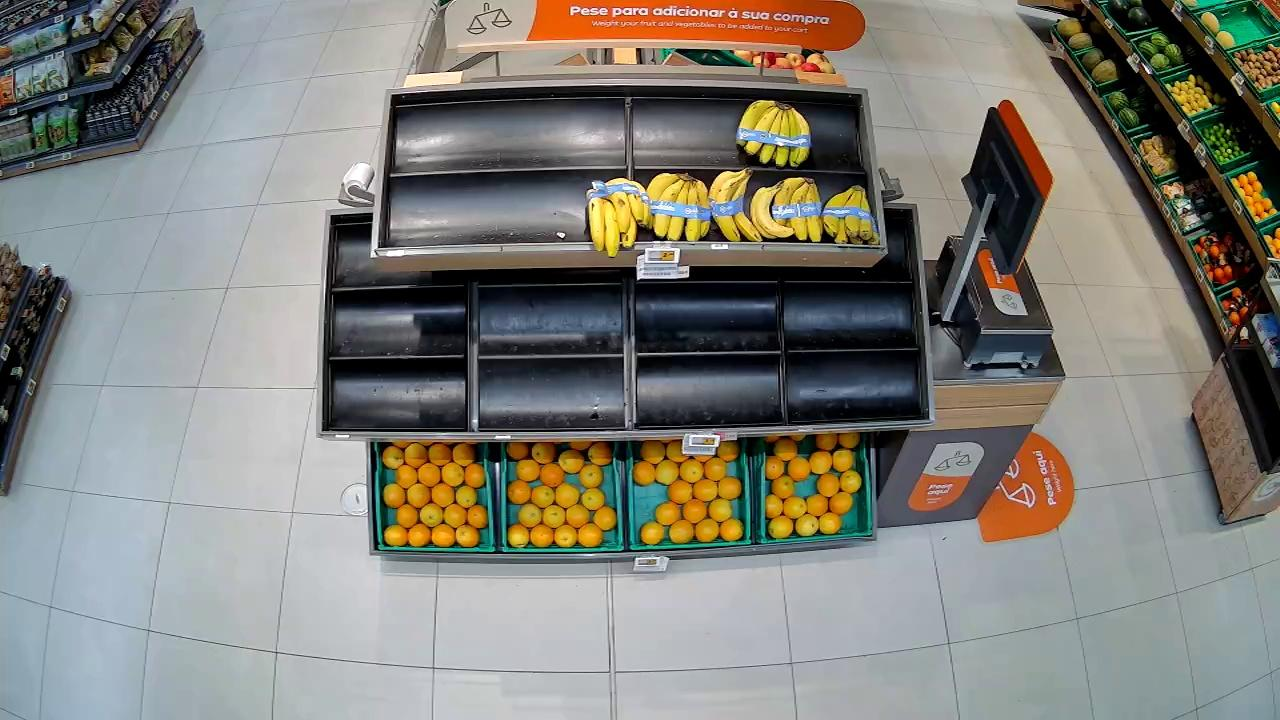
#> input picture data/cameras/6215/1751001268.jpg, 1280 x 720 px
$ python -i shelf_fullness.py   (imports and definitions only)
#> lines starting #> are read from the running program, lines starting #| are printed output that depends on the picture; after the words box and inside, x2 and y2 are one past the last pixel; in counts of white or black regions, pixels touching at a corner belong together
#> further down, picture is the input picture: shape (720, 1280, 3); mean B, G, R 121.4, 128.5, 129.7
"""
Shelf fullness for a layout like:
    data\areas\6386\1751017235\6386_1.jpg
    data\areas\6386\1751017900\6386_1.jpg
    data\areas\6385\1751016383\6385_1.jpg
Each timestamp folder holds one <area>_1.jpg. Every area is scored on its own.

Usage:
    python shelf_fullness.py                 # all areas under data\areas
    python shelf_fullness.py 6385 6386       # only these areas
"""
import csv
import datetime as dt
import glob
import os
import sys

import cv2
import numpy as np

# ---------------- settings ----------------
DATA_ROOT = os.path.join("data", "areas")
IMAGE_SUFFIX = "_1.jpg"              # file is <area><suffix>, e.g. 6386_1.jpg
OUT_DIR = "fullness_out"

# Optional: a known 100%-full image per area, e.g. {"6386": r"data\areas\6386\1751017235\6386_1.jpg"}
# Areas not listed use their fullest-looking image as the 100% reference.
REFERENCES = {}

# Shelf area as fractions of (width, height): top-left, top-right, bottom-right, bottom-left.
# Optional per-area overrides, e.g. {"6386": [(0.1, 0), (0.95, 0), (0.95, 0.9), (0.05, 0.9)]}
DEFAULT_POLY = [(0.20, 0.00), (0.98, 0.00), (0.98, 0.91), (0.06, 0.91)]
SHELF_POLYS = {}

# Apple colour (OpenCV HSV, H 0-179): red / orange / yellow
MIN_SAT = 45
MIN_VAL = 25
# ------------------------------------------


def apple_mask(im):
    H, S, V = cv2.split(cv2.cvtColor(im, cv2.COLOR_BGR2HSV))
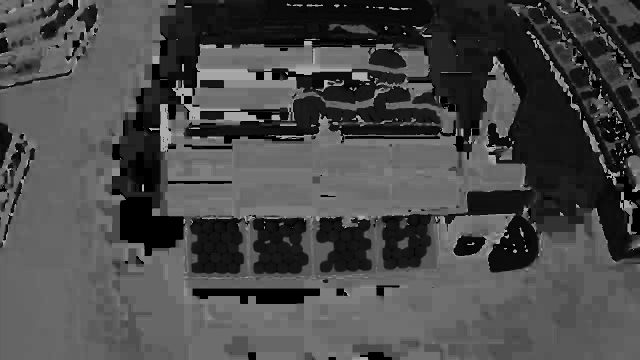
#> H: shape (720, 1280) (shown at 1/2 size); min 0, max 179, mean 73.8
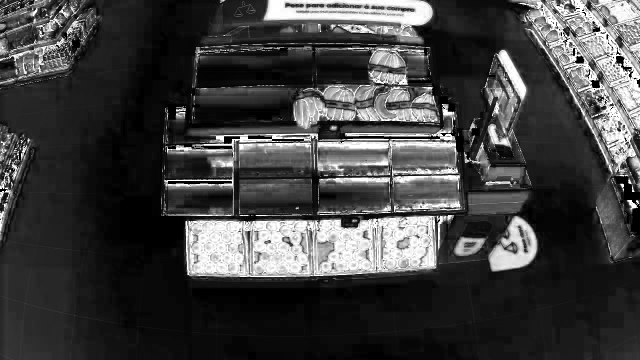
#> S: shape (720, 1280) (shown at 1/2 size); min 0, max 255, mean 64.4
    warm = (H <= 35) | (H >= 155)
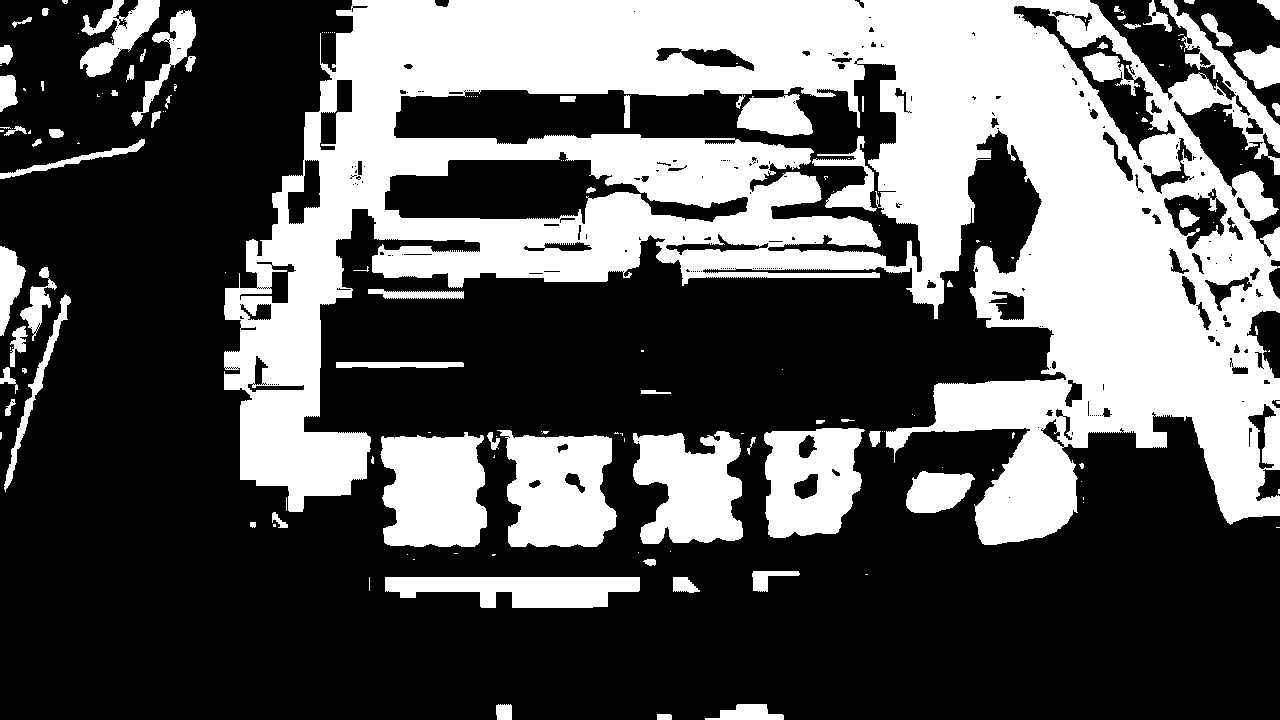
#> warm: shape (720, 1280) bool; 35.5% white; 169 white regions (99 under 20 px), largest, box (x1, y1, x2, y2) and area: (224, 0, 1280, 545) 258854, (497, 430, 617, 547) 10349, (380, 432, 487, 547) 10319
    crate = (H >= 70) & (H <= 100) & (S >= 60)           # teal crate
#> crate: shape (720, 1280) bool; 3.1% white; 803 white regions (708 under 20 px), largest, box (x1, y1, x2, y2) and area: (371, 432, 877, 554) 14094, (1182, 0, 1280, 51) 2413, (1220, 154, 1280, 208) 805
    m = (warm & (S >= MIN_SAT) & (V >= MIN_VAL) & ~crate).astype(np.uint8)
#> m: shape (720, 1280); values 0 (black) and 1 (white), 15.9% white; 542 white regions (449 under 20 px), largest, box (x1, y1, x2, y2) and area: (403, 0, 869, 89) 24014, (376, 140, 880, 276) 18520, (380, 438, 487, 547) 9917
    m = cv2.morphologyEx(m, cv2.MORPH_OPEN, np.ones((3, 3), np.uint8))
#> m: shape (720, 1280); values 0 (black) and 1 (white), 15.2% white; 127 white regions (36 under 20 px), largest, box (x1, y1, x2, y2) and area: (447, 0, 869, 89) 22355, (377, 177, 880, 274) 13399, (381, 438, 487, 547) 9898
    return cv2.morphologyEx(m, cv2.MORPH_CLOSE, np.ones((7, 7), np.uint8))
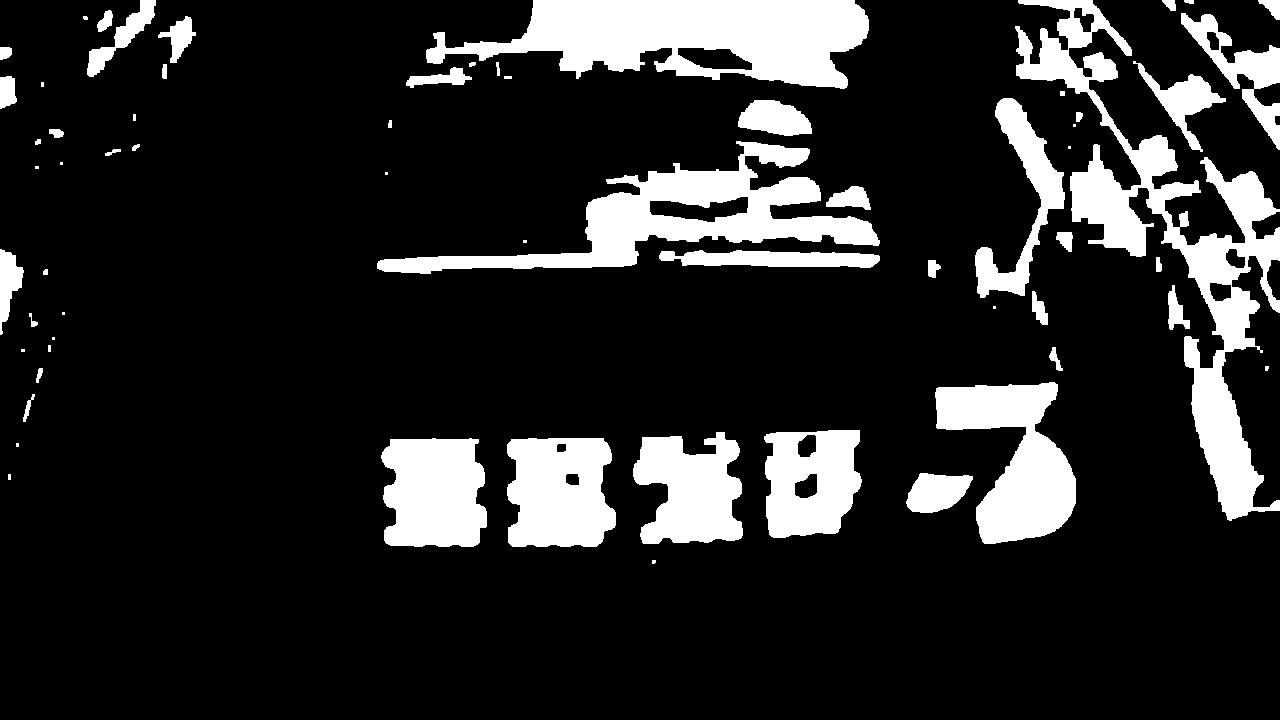
#> returned value: shape (720, 1280); values 0 (black) and 1 (white), 15.9% white; 64 white regions (16 under 20 px), largest, box (x1, y1, x2, y2) and area: (1015, 0, 1280, 521) 28217, (426, 0, 869, 89) 23752, (377, 141, 880, 274) 18733


# [71 lines left out: functions coverage, ts_label, process_area, main, not called in this run]


# [2 lines not run here, left out]

>>> import cv2
>>> picture = cv2.imread('../data/cameras/6215/1751001268.jpg')
>>> result = apple_mask(picture)

$ run again, on data/cameras/6371/1751005865.jpg
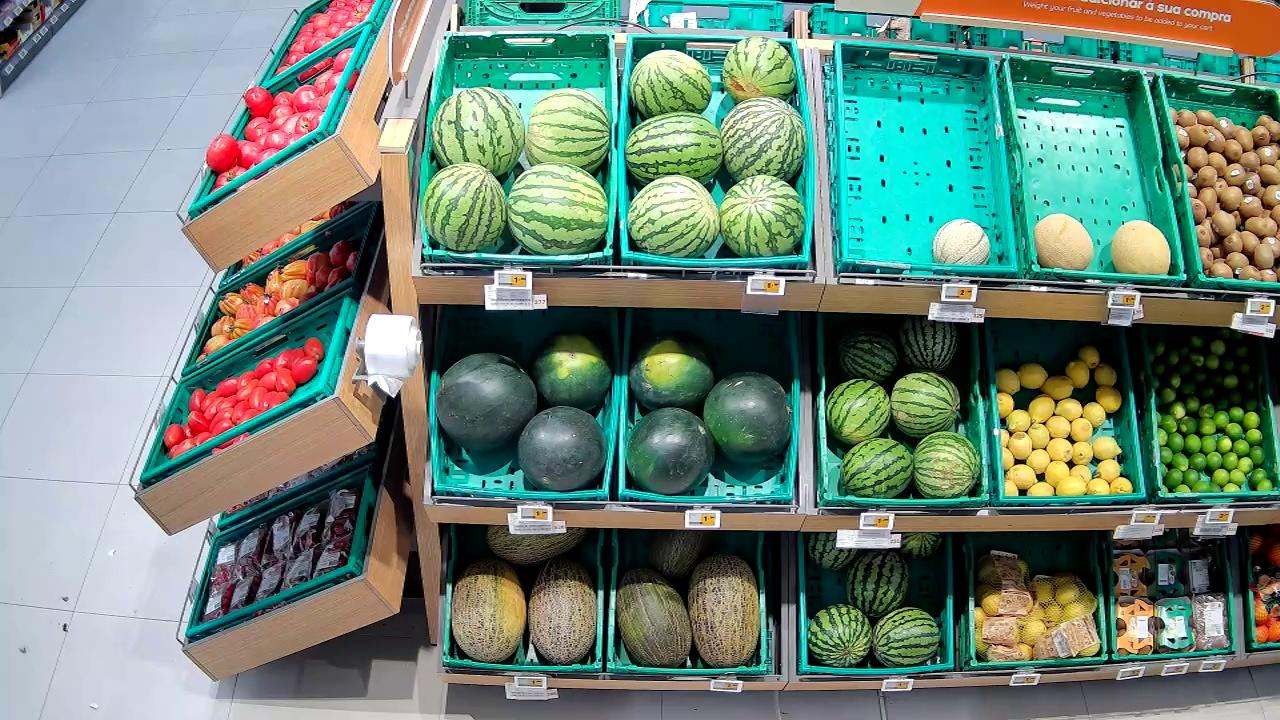
#> input picture data/cameras/6371/1751005865.jpg, 1280 x 720 px
#> picture is the input picture: shape (720, 1280, 3); mean B, G, R 120.7, 133.5, 110.4
#> in apple_mask, `warm = (H <= 35) | (H >= 155)`:
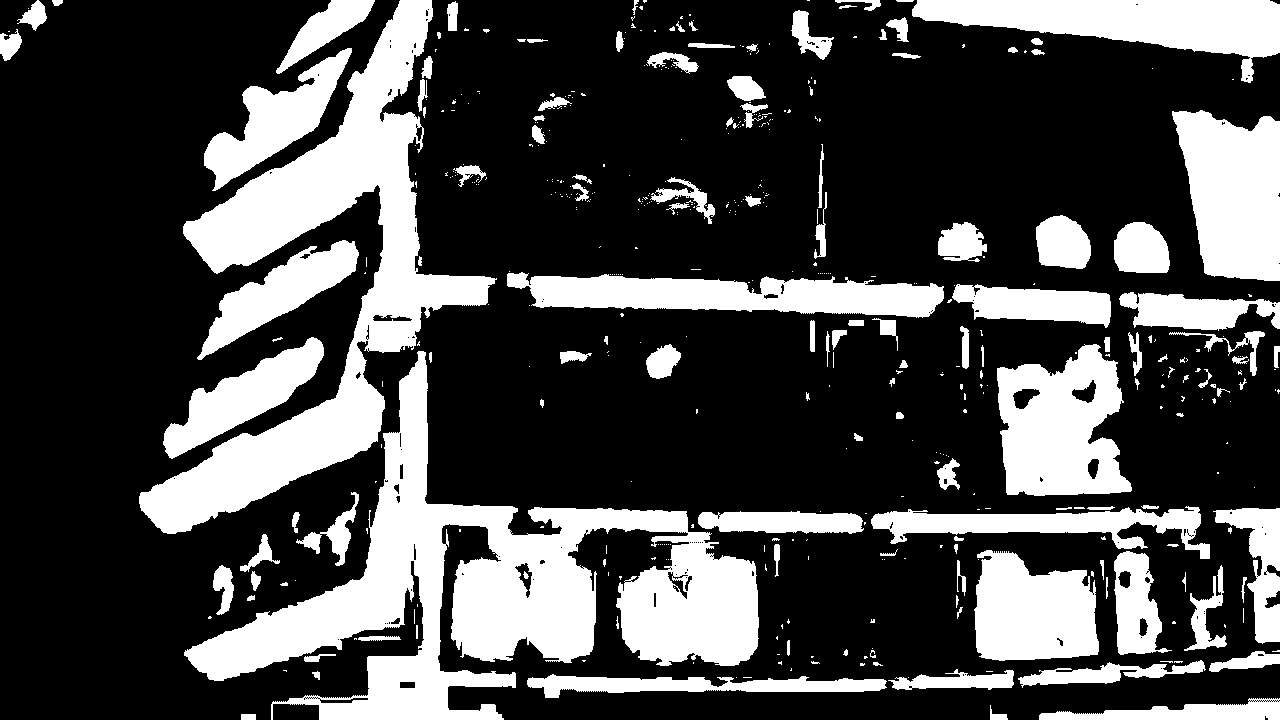
#> warm: shape (720, 1280) bool; 28.7% white; 483 white regions (344 under 20 px), largest, box (x1, y1, x2, y2) and area: (184, 351, 759, 720) 64177, (139, 0, 497, 534) 46949, (997, 344, 1132, 496) 14326
#> crate: shape (720, 1280) bool; 29.4% white; 595 white regions (524 under 20 px), largest, box (x1, y1, x2, y2) and area: (822, 16, 1280, 294) 82908, (427, 305, 802, 505) 51683, (416, 29, 817, 272) 31099
#> in apple_mask, `return cv2.morphologyEx(m, cv2.MORPH_CLOSE, np.ones((7, 7), np.uint8))`:
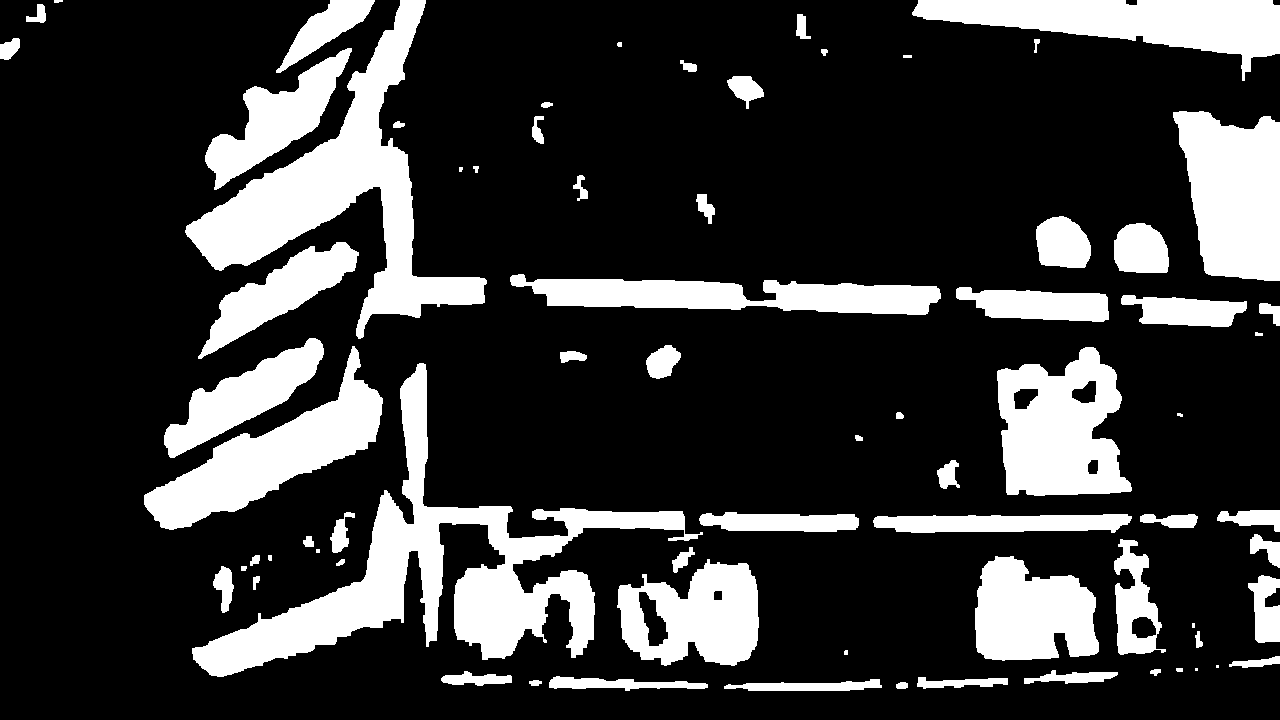
#> returned value: shape (720, 1280); values 0 (black) and 1 (white), 22% white; 74 white regions (7 under 20 px), largest, box (x1, y1, x2, y2) and area: (192, 363, 703, 677) 32382, (185, 0, 487, 339) 25462, (144, 346, 383, 530) 14152

$ run again, on data/cameras/6373/1751001172.jpg
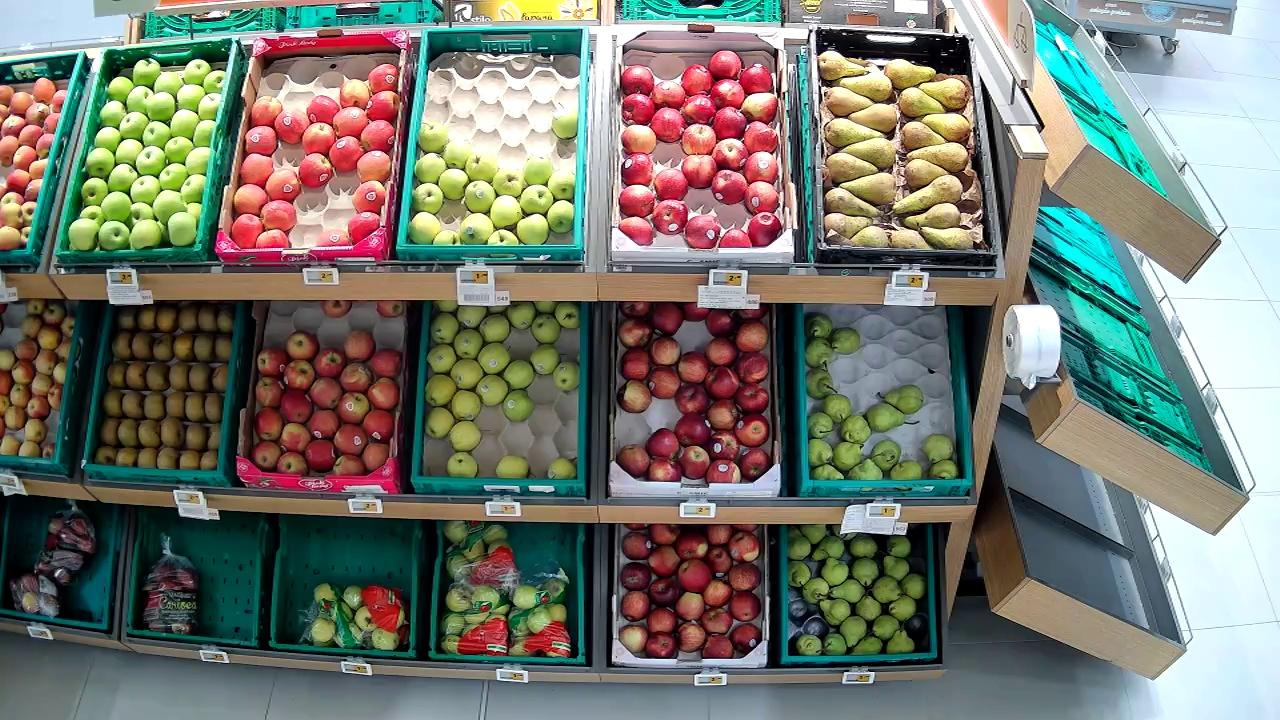
#> input picture data/cameras/6373/1751001172.jpg, 1280 x 720 px
#> picture is the input picture: shape (720, 1280, 3); mean B, G, R 111, 120.6, 117
#> in apple_mask, `warm = (H <= 35) | (H >= 155)`:
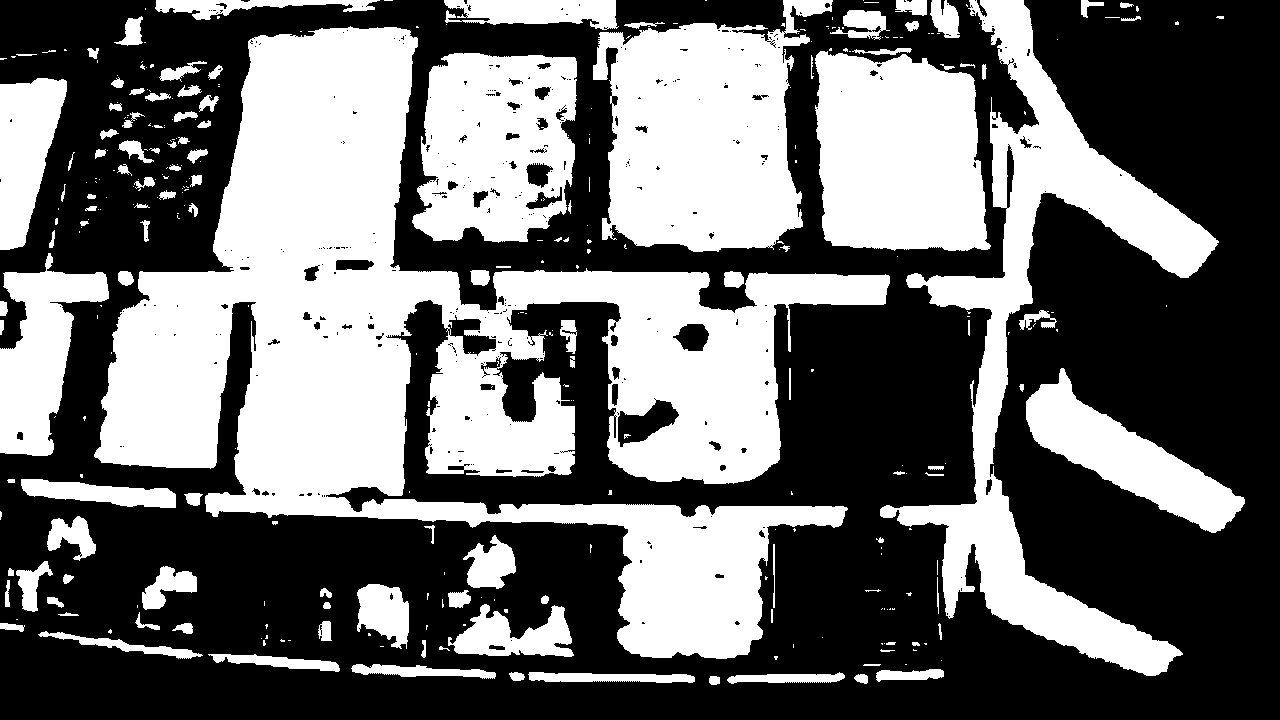
#> warm: shape (720, 1280) bool; 42.5% white; 331 white regions (207 under 20 px), largest, box (x1, y1, x2, y2) and area: (94, 26, 890, 659) 183145, (880, 0, 1219, 676) 45300, (593, 0, 833, 252) 39753
#> crate: shape (720, 1280) bool; 17.8% white; 643 white regions (538 under 20 px), largest, box (x1, y1, x2, y2) and area: (119, 506, 430, 661) 30307, (1029, 205, 1243, 491) 25023, (0, 0, 445, 273) 24164
#> in apple_mask, `return cv2.morphologyEx(m, cv2.MORPH_CLOSE, np.ones((7, 7), np.uint8))`:
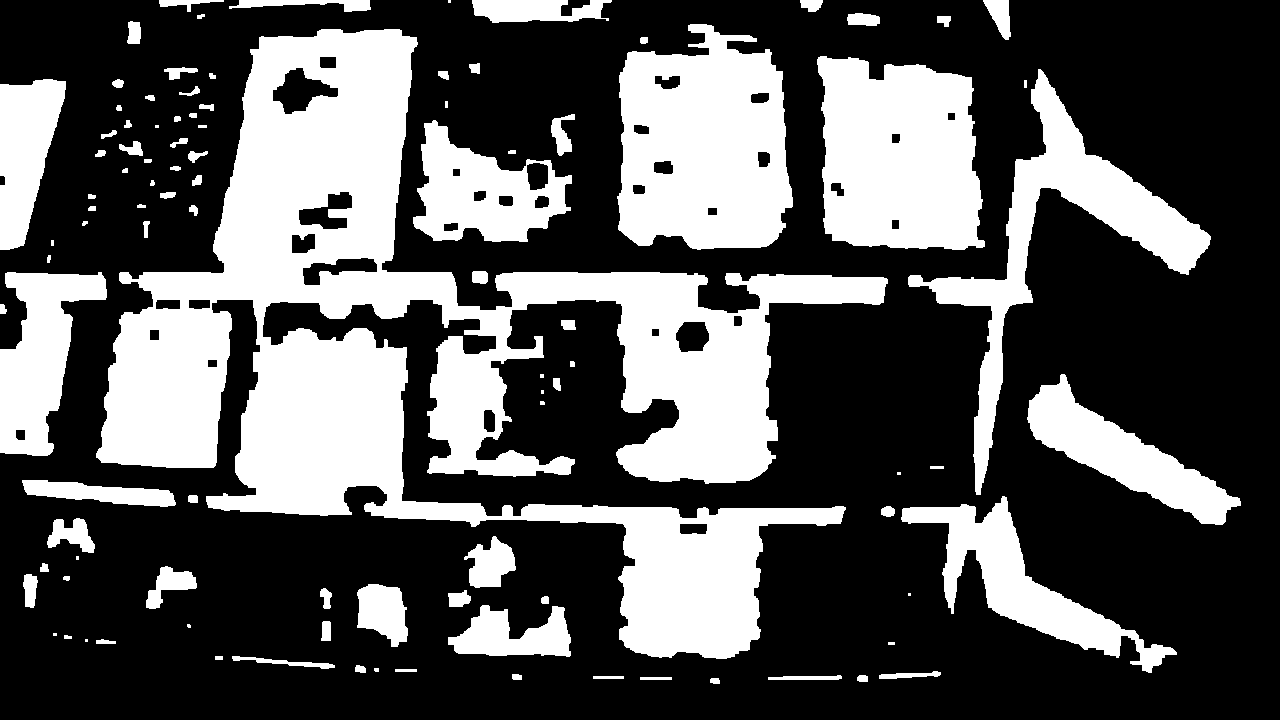
#> returned value: shape (720, 1280); values 0 (black) and 1 (white), 34% white; 102 white regions (13 under 20 px), largest, box (x1, y1, x2, y2) and area: (96, 29, 888, 659) 160702, (617, 24, 793, 250) 30905, (817, 56, 985, 250) 26955
